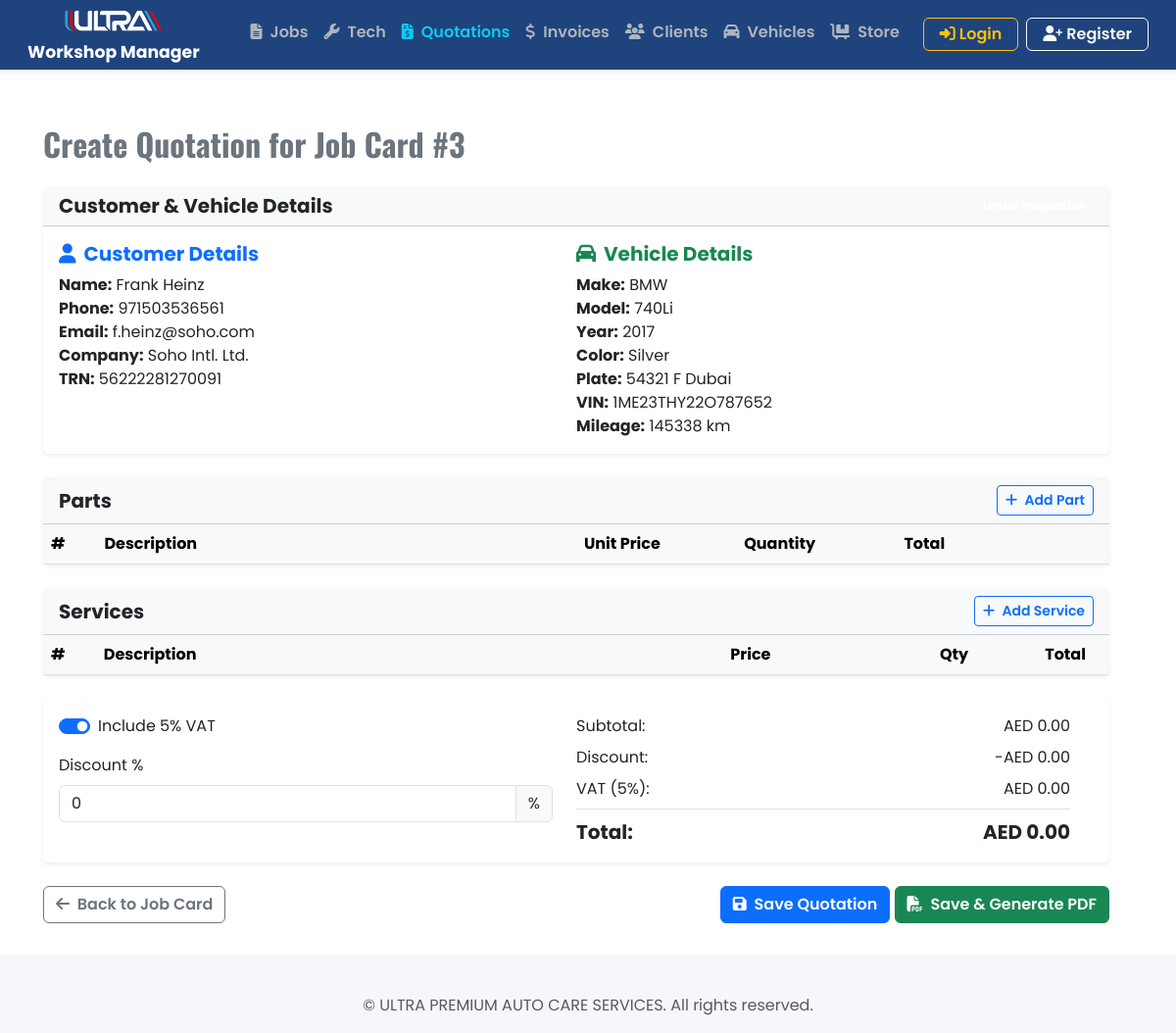
/quotations/quotations/create/3/, run on an earlier commit of the app's database.
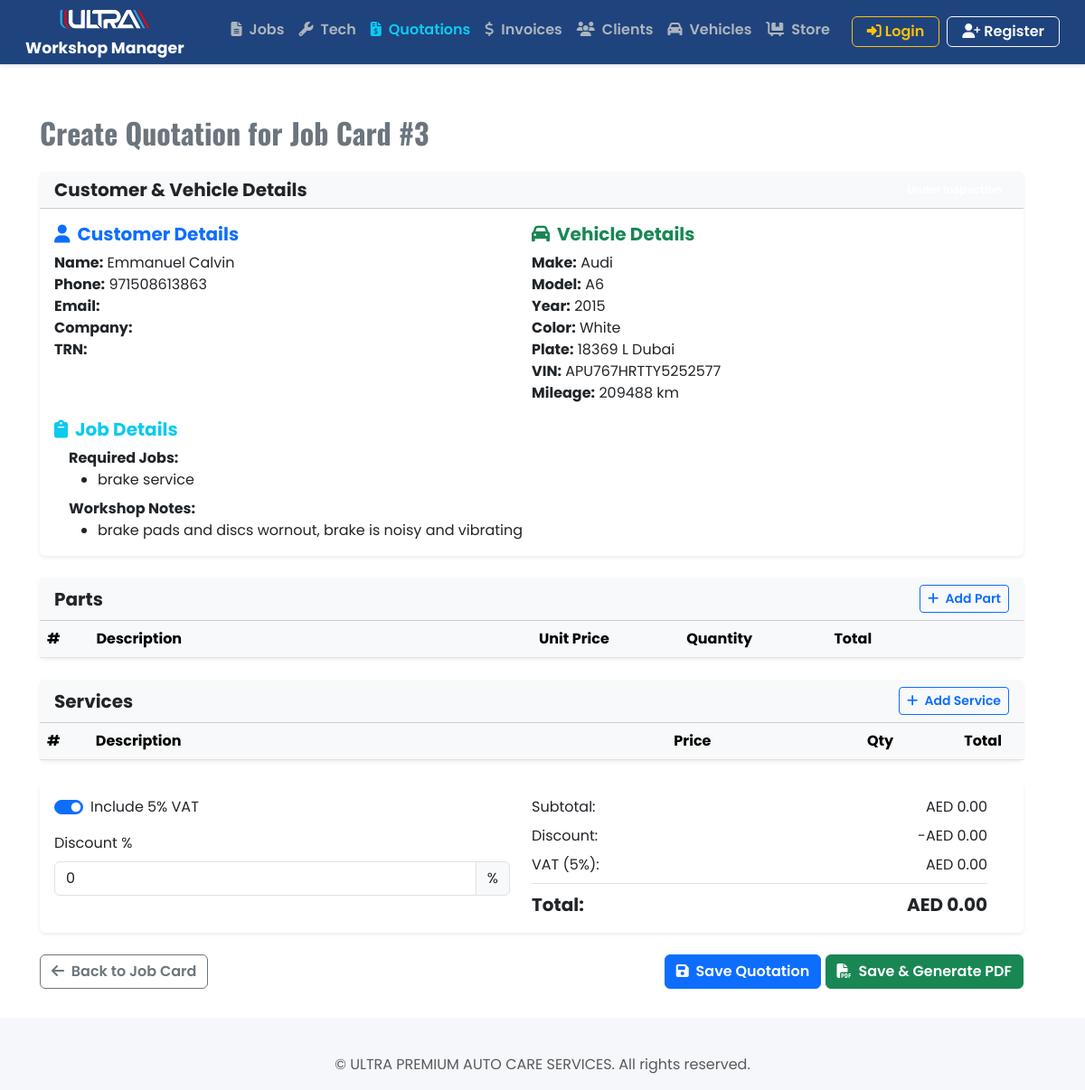
And on a later commit of the database.
### jobcards/models.py (models this page shows, shortened)
class JobCard(models.Model):
    objects = models.Manager()  # Default manager for admin, migrations, and normal queries
    active = ActiveJobCardManager()
    completed = CompletedJobCardManager()
    customer = models.ForeignKey(Customer, on_delete=models.CASCADE, related_name='jobcards')
    vehicle = models.ForeignKey(Vehicle, on_delete=models.CASCADE, related_name='jobcards')
    date = models.DateField(default=datetime.date.today)
    time = models.TimeField(default=datetime.time(0, 0))
    job_status = models.CharField(
        max_length=50,
        choices=[
            ('under_inspection', 'Under Inspection'),
            ('inspection_completed', 'Inspection Completed'),
            ('parts_sourcing', 'Parts Sourcing'),
            ('quote_issued', 'Quote Issued'),
            ('pending_approval', 'Pending Approval'),
            ('waiting_parts', 'Waiting Parts'),
            ('work_in_progress', 'Work in Progress'),
            ('work_completed', 'Work Completed'),
            ('under_testing', 'Under Testing'),
            ('ready_washing', 'Ready for Washing'),
            ('ready_collection', 'Ready for Collection'),
            ('delivered', 'Delivered'),
        ],
        default='under_inspection'
    )
    customer_comments = models.TextField(blank=True, null=True)
    workshop_comments = models.TextField(blank=True, null=True)
    required_jobs = models.TextField(blank=True, null=True)
    created_at = models.DateTimeField(auto_now_add=True)

### customers/models.py (models this page shows, shortened)
class Customer(models.Model):
    name = models.CharField(max_length=100)
    phone = models.CharField(max_length=20)
    email = models.EmailField(blank=True, null=True)
    company = models.CharField(max_length=150, blank=True, null=True)
    trn = models.CharField(max_length=20, blank=True, null=True)

### vehicles/models.py (models this page shows, shortened)
class Vehicle(models.Model):
    customer = models.ForeignKey(Customer, on_delete=models.CASCADE, related_name="vehicles")
    make = models.CharField(max_length=50)
    model = models.CharField(max_length=50)
    color = models.CharField(max_length=30)
    year = models.PositiveIntegerField()
    plate = models.CharField(help_text="number + code + city", max_length=20, unique=True)
    vin = models.CharField(help_text="16 digits", max_length=50, blank=True, null=True)
    mileage = models.PositiveIntegerField(help_text="Enter current mileage in KM", null=True, blank=True)

### quotations/views.py (the view, shortened to what this page needs)
# urls.py: path('quotations/create/<int:jobcard_pk>/', QuotationCreateView.as_view(), name='quotation_create'),
class QuotationCreateView(CreateView):
    model = Quotation
    form_class = QuotationForm
    template_name = 'quotations/create.html'
    def dispatch(self, request, *args, **kwargs):
        self.jobcard = get_object_or_404(JobCard, pk=kwargs['jobcard_pk'])
        return super().dispatch(request, *args, **kwargs)
    def get_form_kwargs(self):
        kwargs = super().get_form_kwargs()
        kwargs['jobcard'] = self.jobcard
        return kwargs
    def get_context_data(self, **kwargs):
        context = super().get_context_data(**kwargs)
        context['jobcard'] = self.jobcard
        instance = None
        if self.request.method == 'POST':
            context['parts_formset'] = PartsFormSet(
                self.request.POST,
                prefix='parts',
                instance=instance
            )
            context['services_formset'] = ServicesFormSet(
                self.request.POST,
                prefix='services',
                instance=instance
            )
        else:
            initial_data = [{
                'description': '',
                'quantity': 1,
                'unit_price': 0
            }]
            parts_queryset = QuotationItem.objects.none()
            services_queryset = QuotationItem.objects.none()
            context['parts_formset'] = PartsFormSet(
                prefix='parts',
                instance=instance,
                queryset=parts_queryset,
                initial=initial_data if not instance else None
            )
            context['services_formset'] = ServicesFormSet(
                prefix='services',
                instance=instance,
                queryset=services_queryset,
                initial=initial_data if not instance else None
            )
        return context

### quotations/forms.py (shortened to what this page needs)
class QuotationForm(forms.ModelForm):
    include_vat = forms.BooleanField(
        required=False,
        label='Include 5% VAT',
        widget=forms.CheckboxInput(attrs={
            'class': 'form-check-input',
            'role': 'switch'
        }),
        initial=True
    )
    discount_percentage = forms.DecimalField(
        required=False,
        initial=0,
        min_value=0,
        max_value=100,
        label='Discount %',
        widget=forms.NumberInput(attrs={
            'class': 'form-control',
            'min': '0',
            'max': '100',
            'step': '1',
            'oninput': 'this.value = Math.min(100, Math.max(0, Math.round(this.value)));'
        })
    )
    class Meta:
        model = Quotation
        fields = ['include_vat', 'discount_percentage']
    def __init__(self, *args, **kwargs):
        self.jobcard = kwargs.pop('jobcard', None)
        super().__init__(*args, **kwargs)
        if self.instance and self.instance.pk:
            self.initial['include_vat'] = bool(self.instance.vat_percentage)
            self.initial['discount_percentage'] = self.instance.discount_percentage

### quotations/templates/quotations/create.html (shortened to what the changed rows need)
{% extends 'core/base.html' %}
{% load static %}
{% load widget_tweaks %}
{% block content %}
<div class="container mt-4">
    <div class="row justify-content-center">
        <div class="col-lg-12">
            <h2 class="fw-bold text-secondary mb-4">Create Quotation for Job Card #{{ jobcard.id }}</h2>
            <div class="card mb-4 shadow-sm border-0">
                <div class="card-header bg-light d-flex justify-content-between align-items-center">
                </div>
                <div class="card-body">
                    <div class="row">
                        <div class="col-md-6">
                            <ul class="list-unstyled mb-0">
                                <li><strong>Name:</strong> {{ jobcard.customer.name }}</li>
                                <li><strong>Phone:</strong> {{ jobcard.customer.phone }}</li>
                                <li><strong>Email:</strong> {{ jobcard.customer.email }}</li>
                                <li><strong>Company:</strong> {{ jobcard.customer.company }}</li>
                                <li><strong>TRN:</strong> {{ jobcard.customer.trn }}</li>
                            </ul>
                        </div>
                        <div class="col-md-6">
                            <ul class="list-unstyled mb-0">
                                <li><strong>Make:</strong> {{ jobcard.vehicle.make }}</li>
                                <li><strong>Model:</strong> {{ jobcard.vehicle.model }}</li>
                                <li><strong>Year:</strong> {{ jobcard.vehicle.year }}</li>
                                <li><strong>Color:</strong> {{ jobcard.vehicle.color }}</li>
                                <li><strong>Plate:</strong> {{ jobcard.vehicle.plate }}</li>
                                <li><strong>VIN:</strong> {{ jobcard.vehicle.vin }}</li>
                                <li><strong>Mileage:</strong> {{ jobcard.vehicle.mileage }} km</li>
                            </ul>
                        </div>
                    </div>
                    {% if jobcard.required_jobs or jobcard.workshop_comments %}
                    <div class="row mt-3">
                        <div class="col-12">
                            <h5 class="text-info"><i class="fas fa-clipboard me-2"></i>Job Details</h5>
                            <div class="ms-3">
                                {% if jobcard.required_jobs %}
                                <div class="mb-2">
                                    <strong>Required Jobs:</strong>
                                    <ul class="mb-0">
                                        {% for job in jobcard.required_jobs.splitlines %}
                                            {% if job.strip %}<li>{{ job.strip }}</li>{% endif %}
                                        {% endfor %}
                                    </ul>
                                </div>
                                {% endif %}
                                {% if jobcard.workshop_comments %}
                                <div>
                                    <strong>Workshop Notes:</strong>
                                    <ul class="mb-0">
                                        {% for note in jobcard.workshop_comments.splitlines %}
                                            {% if note.strip %}<li>{{ note.strip }}</li>{% endif %}
                                        {% endfor %}
                                    </ul>
                                </div>
                                {% endif %}
                            </div>
                        </div>
                    </div>
                    {% endif %}
                </div>
            </div>
            <form method="post" id="quotation-form" class="needs-validation" novalidate>
                <div class="card mb-4 shadow-sm border-0">
                    <div class="card-body p-0">
                        <div class="table-responsive">
                            <table class="table table-hover mb-0">
                                <thead class="table-light">
                                    <tr>
                                        <th style="width: 5%">#</th>
                                        <th style="width: 45%">Description</th>
                                        <th style="width: 15%">Unit Price</th>
                                        <th style="width: 15%">Quantity</th>
                                        <th style="width: 15%">Total</th>
                                        <th style="width: 5%"></th>
                                    </tr>
                                </thead>
                            </table>
                        </div>
                    </div>
                </div>
                <div class="card mb-4 shadow-sm border-0">
                    <div class="card-body p-0">
                        <div class="table-responsive">
                            <table class="table table-hover mb-0">
                                <thead class="table-light">
                                    <tr>
                                        <th style="width: 5%">#</th>
                                        <th style="width: 60%">Description</th>
                                        <th style="width: 20%">Price</th>
                                        <th style="width: 10%">Qty</th>
                                        <th style="width: 10%">Total</th>
                                        <th style="width: 5%"></th>
                                    </tr>
                                </thead>
                            </table>
                        </div>
                    </div>
                </div>
                <div class="card mb-4 shadow-sm border-0">
                </div>
                <div class="d-flex justify-content-between">
                </div>
            </form>
        </div>
    </div>
</div>
{% endblock %}

What changed in the data, as far as the page shows it:
changed JobCard id 3: customer.name "Frank Heinz" → "Emmanuel Calvin"; customer.phone "971503536561" → "971508613863"; vehicle.make "BMW" → "Audi"; vehicle.model "740Li" → "A6"; vehicle.year "2017" → "2015"; vehicle.color "Silver" → "White"; vehicle.plate "54321 F Dubai" → "18369 L Dubai"; vehicle.vin "1ME23THY22O787652" → "APU767HRTTY5252577"; vehicle.mileage "145338" → "209488"; required_jobs empty → "brake service" (drawn); customer.email "f.heinz@soho.com" → (not shown); customer.company "Soho Intl. Ltd." → (not shown); customer.trn "56222281270091" → (not shown)
Also different on the page:
text now shown: "Job Details Required Jobs: Workshop Notes:"
new list line: "brake service"
new list line: "brake pads and discs wornout, brake is noisy and vibrating"
